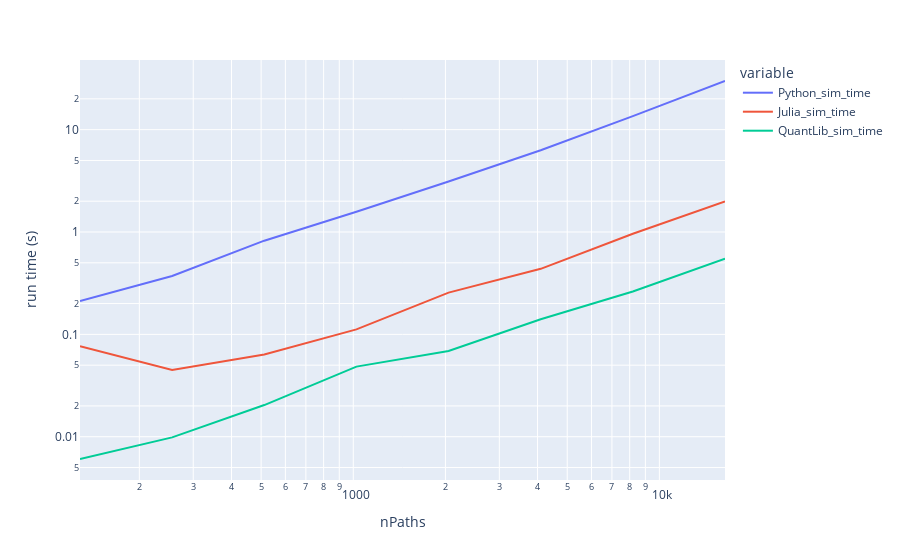

Notebook cell for this chart:
### Code cell
fig = px.line(table, x='nPaths', y = sim_time_cols, labels={ 'value' : 'run time (s)' } ,log_x=True, log_y=True)
fig.show()

### Figure 1 — Plotly figure (JSON) as saved in the notebook; plotly's stock layout.template omitted (floating-point values rounded to 4 significant figures)
{"data": [{"hovertemplate": "variable=Python_sim_time<br>nPaths=%{x}<br>run time (s)=%{y}<extra></extra>", "legendgroup": "Python_sim_time", "line": {"color": "#636efa", "dash": "solid"}, "mode": "lines", "name": "Python_sim_time", "orientation": "v", "showlegend": true, "type": "scatter", "x": [128, 256, 512, 1024, 2048, 4096, 8192, 16384], "xaxis": "x", "y": [0.2121, 0.372, 0.8228, 1.577, 3.112, 6.3, 13.54, 29.87], "yaxis": "y"}, {"hovertemplate": "variable=Julia_sim_time<br>nPaths=%{x}<br>run time (s)=%{y}<extra></extra>", "legendgroup": "Julia_sim_time", "line": {"color": "#EF553B", "dash": "solid"}, "mode": "lines", "name": "Julia_sim_time", "orientation": "v", "showlegend": true, "type": "scatter", "x": [128, 256, 512, 1024, 2048, 4096, 8192, 16384], "xaxis": "x", "y": [0.07649, 0.04487, 0.06362, 0.112, 0.256, 0.4367, 0.9625, 1.992], "yaxis": "y"}, {"hovertemplate": "variable=QuantLib_sim_time<br>nPaths=%{x}<br>run time (s)=%{y}<extra></extra>", "legendgroup": "QuantLib_sim_time", "line": {"color": "#00cc96", "dash": "solid"}, "mode": "lines", "name": "QuantLib_sim_time", "orientation": "v", "showlegend": true, "type": "scatter", "x": [128, 256, 512, 1024, 2048, 4096, 8192, 16384], "xaxis": "x", "y": [0.00606, 0.009862, 0.02039, 0.04843, 0.06871, 0.1407, 0.2625, 0.5486], "yaxis": "y"}], "layout": {"legend": {"title": {"text": "variable"}, "tracegroupgap": 0}, "margin": {"t": 60}, "xaxis": {"anchor": "y", "domain": [0, 1], "title": {"text": "nPaths"}, "type": "log"}, "yaxis": {"anchor": "x", "domain": [0, 1], "title": {"text": "run time (s)"}, "type": "log"}}}
